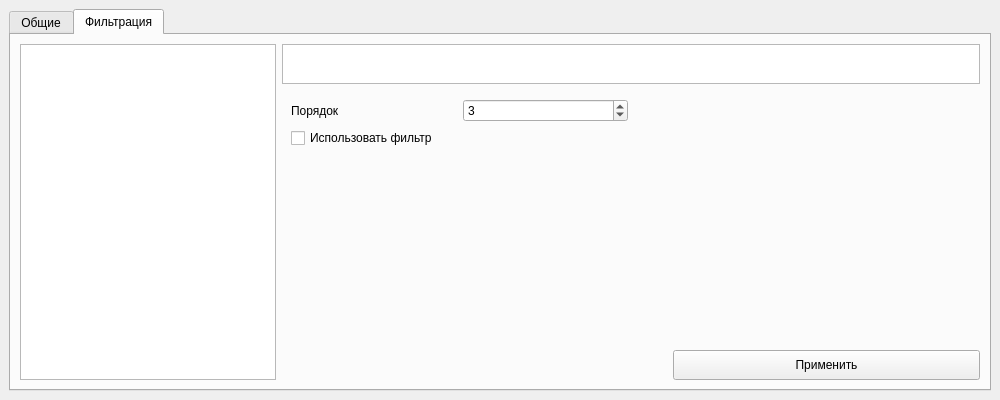
<?xml version="1.0" encoding="UTF-8"?>
<ui version="4.0">
 <class>fsettings</class>
 <widget class="QWidget" name="fsettings">
  <property name="geometry">
   <rect>
    <x>0</x>
    <y>0</y>
    <width>1000</width>
    <height>400</height>
   </rect>
  </property>
  <property name="sizePolicy">
   <sizepolicy hsizetype="Preferred" vsizetype="Preferred">
    <horstretch>80</horstretch>
    <verstretch>45</verstretch>
   </sizepolicy>
  </property>
  <property name="minimumSize">
   <size>
    <width>1000</width>
    <height>400</height>
   </size>
  </property>
  <property name="maximumSize">
   <size>
    <width>1007</width>
    <height>400</height>
   </size>
  </property>
  <property name="windowTitle">
   <string>Настройки</string>
  </property>
  <layout class="QGridLayout" name="gridLayout_13">
   <property name="leftMargin">
    <number>9</number>
   </property>
   <property name="topMargin">
    <number>9</number>
   </property>
   <property name="rightMargin">
    <number>9</number>
   </property>
   <property name="bottomMargin">
    <number>9</number>
   </property>
   <property name="spacing">
    <number>6</number>
   </property>
   <item row="0" column="2">
    <widget class="QTabWidget" name="tw_settings">
     <property name="currentIndex">
      <number>1</number>
     </property>
     <widget class="QWidget" name="tab_common">
      <attribute name="title">
       <string>Общие</string>
      </attribute>
      <layout class="QGridLayout" name="gridLayout_14">
       <item row="2" column="4">
        <widget class="QToolButton" name="tb_common_apply">
         <property name="sizePolicy">
          <sizepolicy hsizetype="MinimumExpanding" vsizetype="MinimumExpanding">
           <horstretch>0</horstretch>
           <verstretch>0</verstretch>
          </sizepolicy>
         </property>
         <property name="minimumSize">
          <size>
           <width>0</width>
           <height>30</height>
          </size>
         </property>
         <property name="maximumSize">
          <size>
           <width>16777215</width>
           <height>30</height>
          </size>
         </property>
         <property name="text">
          <string>Применить</string>
         </property>
        </widget>
       </item>
       <item row="1" column="3" colspan="2">
        <widget class="QGroupBox" name="gb_log">
         <property name="sizePolicy">
          <sizepolicy hsizetype="MinimumExpanding" vsizetype="MinimumExpanding">
           <horstretch>0</horstretch>
           <verstretch>0</verstretch>
          </sizepolicy>
         </property>
         <property name="title">
          <string>Логирование</string>
         </property>
         <layout class="QGridLayout" name="gridLayout">
          <item row="3" column="0" colspan="2">
           <widget class="QCheckBox" name="cb_LOG_DATE">
            <property name="sizePolicy">
             <sizepolicy hsizetype="MinimumExpanding" vsizetype="MinimumExpanding">
              <horstretch>0</horstretch>
              <verstretch>0</verstretch>
             </sizepolicy>
            </property>
            <property name="minimumSize">
             <size>
              <width>30</width>
              <height>15</height>
             </size>
            </property>
            <property name="text">
             <string>Выводить дату и время лога</string>
            </property>
           </widget>
          </item>
          <item row="7" column="0" colspan="2">
           <widget class="QCheckBox" name="cb_PROFILER">
            <property name="sizePolicy">
             <sizepolicy hsizetype="MinimumExpanding" vsizetype="MinimumExpanding">
              <horstretch>0</horstretch>
              <verstretch>0</verstretch>
             </sizepolicy>
            </property>
            <property name="minimumSize">
             <size>
              <width>30</width>
              <height>15</height>
             </size>
            </property>
            <property name="text">
             <string>Профилирование</string>
            </property>
           </widget>
          </item>
          <item row="2" column="0">
           <widget class="QLabel" name="label_5">
            <property name="sizePolicy">
             <sizepolicy hsizetype="MinimumExpanding" vsizetype="MinimumExpanding">
              <horstretch>0</horstretch>
              <verstretch>0</verstretch>
             </sizepolicy>
            </property>
            <property name="minimumSize">
             <size>
              <width>30</width>
              <height>15</height>
             </size>
            </property>
            <property name="text">
             <string>Хранить лог</string>
            </property>
           </widget>
          </item>
          <item row="1" column="0">
           <widget class="QCheckBox" name="cb_LOG_TO_FILE">
            <property name="sizePolicy">
             <sizepolicy hsizetype="MinimumExpanding" vsizetype="MinimumExpanding">
              <horstretch>0</horstretch>
              <verstretch>0</verstretch>
             </sizepolicy>
            </property>
            <property name="minimumSize">
             <size>
              <width>30</width>
              <height>15</height>
             </size>
            </property>
            <property name="text">
             <string>Сохранять лог в файл</string>
            </property>
           </widget>
          </item>
          <item row="1" column="1">
           <widget class="QLineEdit" name="le_FILE">
            <property name="enabled">
             <bool>true</bool>
            </property>
            <property name="minimumSize">
             <size>
              <width>0</width>
              <height>15</height>
             </size>
            </property>
            <property name="maximumSize">
             <size>
              <width>16777215</width>
              <height>30</height>
             </size>
            </property>
            <property name="text">
             <string>log</string>
            </property>
           </widget>
          </item>
          <item row="2" column="1">
           <widget class="QSpinBox" name="sb_LOG_KEEP_DAYS">
            <property name="sizePolicy">
             <sizepolicy hsizetype="MinimumExpanding" vsizetype="MinimumExpanding">
              <horstretch>0</horstretch>
              <verstretch>0</verstretch>
             </sizepolicy>
            </property>
            <property name="minimumSize">
             <size>
              <width>30</width>
              <height>15</height>
             </size>
            </property>
            <property name="maximumSize">
             <size>
              <width>16777215</width>
              <height>30</height>
             </size>
            </property>
            <property name="suffix">
             <string> дней</string>
            </property>
            <property name="maximum">
             <number>250</number>
            </property>
            <property name="value">
             <number>30</number>
            </property>
           </widget>
          </item>
          <item row="0" column="0">
           <widget class="QCheckBox" name="cb_LOG">
            <property name="sizePolicy">
             <sizepolicy hsizetype="MinimumExpanding" vsizetype="MinimumExpanding">
              <horstretch>0</horstretch>
              <verstretch>0</verstretch>
             </sizepolicy>
            </property>
            <property name="minimumSize">
             <size>
              <width>30</width>
              <height>15</height>
             </size>
            </property>
            <property name="text">
             <string>Выводить лог</string>
            </property>
            <property name="checked">
             <bool>true</bool>
            </property>
           </widget>
          </item>
          <item row="0" column="1">
           <widget class="QComboBox" name="cb_LOG_LEVEL">
            <property name="minimumSize">
             <size>
              <width>0</width>
              <height>15</height>
             </size>
            </property>
            <property name="maximumSize">
             <size>
              <width>16777215</width>
              <height>30</height>
             </size>
            </property>
            <property name="currentText">
             <string>DEBUG</string>
            </property>
            <item>
             <property name="text">
              <string>DEBUG</string>
             </property>
            </item>
            <item>
             <property name="text">
              <string>INFO</string>
             </property>
            </item>
            <item>
             <property name="text">
              <string>WARNING</string>
             </property>
            </item>
            <item>
             <property name="text">
              <string>CRITICAL</string>
             </property>
            </item>
            <item>
             <property name="text">
              <string>FATAL</string>
             </property>
            </item>
           </widget>
          </item>
          <item row="8" column="0" colspan="2">
           <widget class="QCheckBox" name="cb_UNITTEST">
            <property name="sizePolicy">
             <sizepolicy hsizetype="MinimumExpanding" vsizetype="MinimumExpanding">
              <horstretch>0</horstretch>
              <verstretch>0</verstretch>
             </sizepolicy>
            </property>
            <property name="minimumSize">
             <size>
              <width>30</width>
              <height>15</height>
             </size>
            </property>
            <property name="text">
             <string>Запускать юнит-тестирование</string>
            </property>
           </widget>
          </item>
         </layout>
        </widget>
       </item>
       <item row="1" column="1">
        <widget class="QGroupBox" name="gb_user">
         <property name="sizePolicy">
          <sizepolicy hsizetype="MinimumExpanding" vsizetype="MinimumExpanding">
           <horstretch>0</horstretch>
           <verstretch>0</verstretch>
          </sizepolicy>
         </property>
         <property name="title">
          <string>Пользовательские настройки</string>
         </property>
         <layout class="QGridLayout" name="gridLayout_11">
          <item row="1" column="0">
           <widget class="QCheckBox" name="cb_ENABLE_CALIBRATION">
            <property name="sizePolicy">
             <sizepolicy hsizetype="MinimumExpanding" vsizetype="MinimumExpanding">
              <horstretch>0</horstretch>
              <verstretch>0</verstretch>
             </sizepolicy>
            </property>
            <property name="minimumSize">
             <size>
              <width>30</width>
              <height>15</height>
             </size>
            </property>
            <property name="text">
             <string>Использовать калибровку</string>
            </property>
            <property name="checked">
             <bool>true</bool>
            </property>
           </widget>
          </item>
          <item row="2" column="0">
           <widget class="QCheckBox" name="cb_ENABLE_SHORTCUTS">
            <property name="sizePolicy">
             <sizepolicy hsizetype="MinimumExpanding" vsizetype="MinimumExpanding">
              <horstretch>0</horstretch>
              <verstretch>0</verstretch>
             </sizepolicy>
            </property>
            <property name="minimumSize">
             <size>
              <width>30</width>
              <height>15</height>
             </size>
            </property>
            <property name="text">
             <string>Клавиши быстрого доступа</string>
            </property>
            <property name="checked">
             <bool>true</bool>
            </property>
           </widget>
          </item>
          <item row="0" column="0">
           <widget class="QCheckBox" name="cb_ENABLE_FILTER">
            <property name="sizePolicy">
             <sizepolicy hsizetype="MinimumExpanding" vsizetype="MinimumExpanding">
              <horstretch>0</horstretch>
              <verstretch>0</verstretch>
             </sizepolicy>
            </property>
            <property name="minimumSize">
             <size>
              <width>30</width>
              <height>15</height>
             </size>
            </property>
            <property name="text">
             <string>Использовать фильтрацию</string>
            </property>
            <property name="checked">
             <bool>true</bool>
            </property>
           </widget>
          </item>
         </layout>
        </widget>
       </item>
       <item row="2" column="3">
        <widget class="QLabel" name="label_6">
         <property name="sizePolicy">
          <sizepolicy hsizetype="Preferred" vsizetype="Preferred">
           <horstretch>0</horstretch>
           <verstretch>0</verstretch>
          </sizepolicy>
         </property>
         <property name="minimumSize">
          <size>
           <width>375</width>
           <height>15</height>
          </size>
         </property>
         <property name="text">
          <string/>
         </property>
        </widget>
       </item>
       <item row="1" column="2">
        <widget class="QGroupBox" name="gb_system">
         <property name="sizePolicy">
          <sizepolicy hsizetype="MinimumExpanding" vsizetype="Minimum">
           <horstretch>0</horstretch>
           <verstretch>0</verstretch>
          </sizepolicy>
         </property>
         <property name="title">
          <string>Системные</string>
         </property>
         <layout class="QGridLayout" name="gridLayout_3">
          <item row="1" column="0">
           <widget class="QLabel" name="label_20">
            <property name="sizePolicy">
             <sizepolicy hsizetype="MinimumExpanding" vsizetype="MinimumExpanding">
              <horstretch>0</horstretch>
              <verstretch>0</verstretch>
             </sizepolicy>
            </property>
            <property name="text">
             <string>Польз. по умолчанию</string>
            </property>
            <property name="wordWrap">
             <bool>true</bool>
            </property>
           </widget>
          </item>
          <item row="1" column="1">
           <widget class="QComboBox" name="cb_INIT_USER_LEVEL">
            <property name="sizePolicy">
             <sizepolicy hsizetype="MinimumExpanding" vsizetype="MinimumExpanding">
              <horstretch>0</horstretch>
              <verstretch>0</verstretch>
             </sizepolicy>
            </property>
            <property name="maximumSize">
             <size>
              <width>16777215</width>
              <height>30</height>
             </size>
            </property>
            <property name="currentText">
             <string>Пользователь</string>
            </property>
            <item>
             <property name="text">
              <string>Пользователь</string>
             </property>
            </item>
            <item>
             <property name="text">
              <string>Администратор</string>
             </property>
            </item>
            <item>
             <property name="text">
              <string>Разработчик</string>
             </property>
            </item>
           </widget>
          </item>
          <item row="4" column="0">
           <widget class="QLabel" name="label_27">
            <property name="sizePolicy">
             <sizepolicy hsizetype="MinimumExpanding" vsizetype="MinimumExpanding">
              <horstretch>0</horstretch>
              <verstretch>0</verstretch>
             </sizepolicy>
            </property>
            <property name="text">
             <string/>
            </property>
            <property name="wordWrap">
             <bool>true</bool>
            </property>
           </widget>
          </item>
          <item row="5" column="0" colspan="2">
           <widget class="QToolButton" name="tb_set_default_geometry">
            <property name="sizePolicy">
             <sizepolicy hsizetype="MinimumExpanding" vsizetype="MinimumExpanding">
              <horstretch>0</horstretch>
              <verstretch>0</verstretch>
             </sizepolicy>
            </property>
            <property name="minimumSize">
             <size>
              <width>0</width>
              <height>30</height>
             </size>
            </property>
            <property name="maximumSize">
             <size>
              <width>16777215</width>
              <height>30</height>
             </size>
            </property>
            <property name="text">
             <string>Задать внешний вид по умолчанию</string>
            </property>
           </widget>
          </item>
          <item row="2" column="0" colspan="2">
           <widget class="QCheckBox" name="cb_DEBUG_MSG">
            <property name="sizePolicy">
             <sizepolicy hsizetype="MinimumExpanding" vsizetype="MinimumExpanding">
              <horstretch>0</horstretch>
              <verstretch>0</verstretch>
             </sizepolicy>
            </property>
            <property name="minimumSize">
             <size>
              <width>30</width>
              <height>15</height>
             </size>
            </property>
            <property name="text">
             <string>Отладочные сообщения</string>
            </property>
            <property name="checked">
             <bool>true</bool>
            </property>
           </widget>
          </item>
          <item row="3" column="0" colspan="2">
           <widget class="QCheckBox" name="cb_DEBUG_MSG_INTERFACES">
            <property name="sizePolicy">
             <sizepolicy hsizetype="MinimumExpanding" vsizetype="MinimumExpanding">
              <horstretch>0</horstretch>
              <verstretch>0</verstretch>
             </sizepolicy>
            </property>
            <property name="minimumSize">
             <size>
              <width>30</width>
              <height>15</height>
             </size>
            </property>
            <property name="text">
             <string>Отладочные сообщения интерфейсов</string>
            </property>
            <property name="checked">
             <bool>true</bool>
            </property>
           </widget>
          </item>
         </layout>
        </widget>
       </item>
      </layout>
     </widget>
     <widget class="QWidget" name="tab_filters">
      <attribute name="title">
       <string>Фильтрация</string>
      </attribute>
      <layout class="QGridLayout" name="gridLayout_7">
       <item row="3" column="1">
        <widget class="QLabel" name="label_3">
         <property name="minimumSize">
          <size>
           <width>385</width>
           <height>0</height>
          </size>
         </property>
         <property name="text">
          <string/>
         </property>
        </widget>
       </item>
       <item row="3" column="2">
        <widget class="QToolButton" name="tb_filter_apply">
         <property name="sizePolicy">
          <sizepolicy hsizetype="MinimumExpanding" vsizetype="MinimumExpanding">
           <horstretch>0</horstretch>
           <verstretch>0</verstretch>
          </sizepolicy>
         </property>
         <property name="minimumSize">
          <size>
           <width>0</width>
           <height>30</height>
          </size>
         </property>
         <property name="maximumSize">
          <size>
           <width>16777215</width>
           <height>30</height>
          </size>
         </property>
         <property name="text">
          <string>Применить</string>
         </property>
        </widget>
       </item>
       <item row="1" column="0" rowspan="3">
        <widget class="QListWidget" name="lw_items">
         <property name="sizePolicy">
          <sizepolicy hsizetype="Preferred" vsizetype="MinimumExpanding">
           <horstretch>0</horstretch>
           <verstretch>0</verstretch>
          </sizepolicy>
         </property>
        </widget>
       </item>
       <item row="1" column="1" colspan="2">
        <widget class="QListWidget" name="lw_filter_type">
         <property name="sizePolicy">
          <sizepolicy hsizetype="MinimumExpanding" vsizetype="MinimumExpanding">
           <horstretch>0</horstretch>
           <verstretch>0</verstretch>
          </sizepolicy>
         </property>
         <property name="maximumSize">
          <size>
           <width>16777215</width>
           <height>40</height>
          </size>
         </property>
         <property name="verticalScrollBarPolicy">
          <enum>Qt::ScrollBarAlwaysOff</enum>
         </property>
         <property name="horizontalScrollBarPolicy">
          <enum>Qt::ScrollBarAlwaysOff</enum>
         </property>
         <property name="sizeAdjustPolicy">
          <enum>QAbstractScrollArea::AdjustToContents</enum>
         </property>
         <property name="textElideMode">
          <enum>Qt::ElideLeft</enum>
         </property>
         <property name="movement">
          <enum>QListView::Static</enum>
         </property>
         <property name="flow">
          <enum>QListView::LeftToRight</enum>
         </property>
         <property name="viewMode">
          <enum>QListView::ListMode</enum>
         </property>
        </widget>
       </item>
       <item row="2" column="1" colspan="2">
        <widget class="QStackedWidget" name="sw_filter_type">
         <property name="currentIndex">
          <number>2</number>
         </property>
         <widget class="QWidget" name="sw_filter_mao">
          <layout class="QGridLayout" name="gridLayout_17">
           <item row="1" column="4">
            <widget class="QLabel" name="label_39">
             <property name="sizePolicy">
              <sizepolicy hsizetype="Preferred" vsizetype="Preferred">
               <horstretch>0</horstretch>
               <verstretch>0</verstretch>
              </sizepolicy>
             </property>
             <property name="minimumSize">
              <size>
               <width>30</width>
               <height>15</height>
              </size>
             </property>
             <property name="text">
              <string/>
             </property>
            </widget>
           </item>
           <item row="1" column="3">
            <widget class="QLabel" name="label_38">
             <property name="sizePolicy">
              <sizepolicy hsizetype="Preferred" vsizetype="Preferred">
               <horstretch>0</horstretch>
               <verstretch>0</verstretch>
              </sizepolicy>
             </property>
             <property name="minimumSize">
              <size>
               <width>30</width>
               <height>15</height>
              </size>
             </property>
             <property name="text">
              <string/>
             </property>
            </widget>
           </item>
           <item row="3" column="2">
            <spacer name="verticalSpacer_3">
             <property name="orientation">
              <enum>Qt::Vertical</enum>
             </property>
             <property name="sizeType">
              <enum>QSizePolicy::Expanding</enum>
             </property>
             <property name="sizeHint" stdset="0">
              <size>
               <width>20</width>
               <height>20</height>
              </size>
             </property>
            </spacer>
           </item>
           <item row="1" column="2">
            <widget class="QSpinBox" name="sb_mao">
             <property name="sizePolicy">
              <sizepolicy hsizetype="Preferred" vsizetype="Preferred">
               <horstretch>0</horstretch>
               <verstretch>0</verstretch>
              </sizepolicy>
             </property>
             <property name="minimumSize">
              <size>
               <width>30</width>
               <height>15</height>
              </size>
             </property>
             <property name="suffix">
              <string> отсчетов</string>
             </property>
             <property name="maximum">
              <number>5000</number>
             </property>
             <property name="value">
              <number>30</number>
             </property>
            </widget>
           </item>
           <item row="1" column="0">
            <widget class="QLabel" name="label_7">
             <property name="sizePolicy">
              <sizepolicy hsizetype="Preferred" vsizetype="Preferred">
               <horstretch>0</horstretch>
               <verstretch>0</verstretch>
              </sizepolicy>
             </property>
             <property name="minimumSize">
              <size>
               <width>30</width>
               <height>15</height>
              </size>
             </property>
             <property name="text">
              <string>Размер окна</string>
             </property>
            </widget>
           </item>
           <item row="2" column="0">
            <widget class="QCheckBox" name="cb_mao">
             <property name="sizePolicy">
              <sizepolicy hsizetype="Preferred" vsizetype="Preferred">
               <horstretch>0</horstretch>
               <verstretch>0</verstretch>
              </sizepolicy>
             </property>
             <property name="minimumSize">
              <size>
               <width>30</width>
               <height>15</height>
              </size>
             </property>
             <property name="text">
              <string>Использовать фильтр</string>
             </property>
            </widget>
           </item>
          </layout>
         </widget>
         <widget class="QWidget" name="sw_filter_aa">
          <layout class="QGridLayout" name="gridLayout_16">
           <item row="1" column="0">
            <widget class="QLabel" name="label_9">
             <property name="sizePolicy">
              <sizepolicy hsizetype="Preferred" vsizetype="Preferred">
               <horstretch>0</horstretch>
               <verstretch>0</verstretch>
              </sizepolicy>
             </property>
             <property name="minimumSize">
              <size>
               <width>30</width>
               <height>15</height>
              </size>
             </property>
             <property name="text">
              <string>Порог разности</string>
             </property>
            </widget>
           </item>
           <item row="1" column="3">
            <widget class="QLabel" name="label_36">
             <property name="sizePolicy">
              <sizepolicy hsizetype="Preferred" vsizetype="Preferred">
               <horstretch>0</horstretch>
               <verstretch>0</verstretch>
              </sizepolicy>
             </property>
             <property name="minimumSize">
              <size>
               <width>30</width>
               <height>15</height>
              </size>
             </property>
             <property name="text">
              <string/>
             </property>
            </widget>
           </item>
           <item row="5" column="1">
            <spacer name="verticalSpacer_2">
             <property name="orientation">
              <enum>Qt::Vertical</enum>
             </property>
             <property name="sizeType">
              <enum>QSizePolicy::Expanding</enum>
             </property>
             <property name="sizeHint" stdset="0">
              <size>
               <width>20</width>
               <height>20</height>
              </size>
             </property>
            </spacer>
           </item>
           <item row="1" column="4">
            <widget class="QLabel" name="label_37">
             <property name="sizePolicy">
              <sizepolicy hsizetype="Preferred" vsizetype="Preferred">
               <horstretch>0</horstretch>
               <verstretch>0</verstretch>
              </sizepolicy>
             </property>
             <property name="minimumSize">
              <size>
               <width>30</width>
               <height>15</height>
              </size>
             </property>
             <property name="text">
              <string/>
             </property>
            </widget>
           </item>
           <item row="2" column="0">
            <widget class="QLabel" name="label_32">
             <property name="sizePolicy">
              <sizepolicy hsizetype="Preferred" vsizetype="Preferred">
               <horstretch>0</horstretch>
               <verstretch>0</verstretch>
              </sizepolicy>
             </property>
             <property name="minimumSize">
              <size>
               <width>30</width>
               <height>15</height>
              </size>
             </property>
             <property name="text">
              <string>&quot;Быстрый&quot; коэффициент</string>
             </property>
            </widget>
           </item>
           <item row="3" column="0">
            <widget class="QLabel" name="label_33">
             <property name="sizePolicy">
              <sizepolicy hsizetype="Preferred" vsizetype="Preferred">
               <horstretch>0</horstretch>
               <verstretch>0</verstretch>
              </sizepolicy>
             </property>
             <property name="minimumSize">
              <size>
               <width>30</width>
               <height>15</height>
              </size>
             </property>
             <property name="text">
              <string>&quot;Медленный&quot; коэффициент</string>
             </property>
            </widget>
           </item>
           <item row="2" column="1">
            <widget class="QDoubleSpinBox" name="dsb_aa_fast">
             <property name="sizePolicy">
              <sizepolicy hsizetype="Preferred" vsizetype="Preferred">
               <horstretch>0</horstretch>
               <verstretch>0</verstretch>
              </sizepolicy>
             </property>
             <property name="minimumSize">
              <size>
               <width>30</width>
               <height>15</height>
              </size>
             </property>
             <property name="maximum">
              <double>999.990000000000009</double>
             </property>
             <property name="singleStep">
              <double>0.010000000000000</double>
             </property>
             <property name="value">
              <double>1.000000000000000</double>
             </property>
            </widget>
           </item>
           <item row="1" column="1">
            <widget class="QDoubleSpinBox" name="dsb_aa_gap">
             <property name="sizePolicy">
              <sizepolicy hsizetype="Preferred" vsizetype="Preferred">
               <horstretch>0</horstretch>
               <verstretch>0</verstretch>
              </sizepolicy>
             </property>
             <property name="minimumSize">
              <size>
               <width>30</width>
               <height>15</height>
              </size>
             </property>
             <property name="maximum">
              <double>999.990000000000009</double>
             </property>
             <property name="singleStep">
              <double>0.010000000000000</double>
             </property>
             <property name="value">
              <double>5.000000000000000</double>
             </property>
            </widget>
           </item>
           <item row="3" column="1">
            <widget class="QDoubleSpinBox" name="dsb_aa_slow">
             <property name="sizePolicy">
              <sizepolicy hsizetype="Preferred" vsizetype="Preferred">
               <horstretch>0</horstretch>
               <verstretch>0</verstretch>
              </sizepolicy>
             </property>
             <property name="minimumSize">
              <size>
               <width>30</width>
               <height>15</height>
              </size>
             </property>
             <property name="maximum">
              <double>999.990000000000009</double>
             </property>
             <property name="singleStep">
              <double>0.010000000000000</double>
             </property>
             <property name="value">
              <double>0.100000000000000</double>
             </property>
            </widget>
           </item>
           <item row="4" column="0">
            <widget class="QCheckBox" name="cb_aa">
             <property name="sizePolicy">
              <sizepolicy hsizetype="Preferred" vsizetype="Preferred">
               <horstretch>0</horstretch>
               <verstretch>0</verstretch>
              </sizepolicy>
             </property>
             <property name="minimumSize">
              <size>
               <width>30</width>
               <height>15</height>
              </size>
             </property>
             <property name="text">
              <string>Использовать фильтр</string>
             </property>
            </widget>
           </item>
          </layout>
         </widget>
         <widget class="QWidget" name="sw_filter_median">
          <layout class="QGridLayout" name="gridLayout_15">
           <item row="2" column="0">
            <widget class="QLabel" name="label_10">
             <property name="sizePolicy">
              <sizepolicy hsizetype="Preferred" vsizetype="Preferred">
               <horstretch>0</horstretch>
               <verstretch>0</verstretch>
              </sizepolicy>
             </property>
             <property name="minimumSize">
              <size>
               <width>30</width>
               <height>15</height>
              </size>
             </property>
             <property name="text">
              <string>Порядок</string>
             </property>
            </widget>
           </item>
           <item row="2" column="3">
            <widget class="QLabel" name="label_35">
             <property name="sizePolicy">
              <sizepolicy hsizetype="Preferred" vsizetype="Preferred">
               <horstretch>0</horstretch>
               <verstretch>0</verstretch>
              </sizepolicy>
             </property>
             <property name="minimumSize">
              <size>
               <width>30</width>
               <height>15</height>
              </size>
             </property>
             <property name="text">
              <string/>
             </property>
            </widget>
           </item>
           <item row="3" column="0">
            <widget class="QCheckBox" name="cb_median">
             <property name="sizePolicy">
              <sizepolicy hsizetype="Preferred" vsizetype="Preferred">
               <horstretch>0</horstretch>
               <verstretch>0</verstretch>
              </sizepolicy>
             </property>
             <property name="minimumSize">
              <size>
               <width>30</width>
               <height>15</height>
              </size>
             </property>
             <property name="text">
              <string>Использовать фильтр</string>
             </property>
            </widget>
           </item>
           <item row="2" column="1">
            <widget class="QSpinBox" name="sb_median">
             <property name="sizePolicy">
              <sizepolicy hsizetype="Preferred" vsizetype="Preferred">
               <horstretch>0</horstretch>
               <verstretch>0</verstretch>
              </sizepolicy>
             </property>
             <property name="minimumSize">
              <size>
               <width>30</width>
               <height>15</height>
              </size>
             </property>
             <property name="suffix">
              <string/>
             </property>
             <property name="maximum">
              <number>300</number>
             </property>
             <property name="value">
              <number>3</number>
             </property>
            </widget>
           </item>
           <item row="2" column="2">
            <widget class="QLabel" name="label_34">
             <property name="sizePolicy">
              <sizepolicy hsizetype="Preferred" vsizetype="Preferred">
               <horstretch>0</horstretch>
               <verstretch>0</verstretch>
              </sizepolicy>
             </property>
             <property name="minimumSize">
              <size>
               <width>30</width>
               <height>15</height>
              </size>
             </property>
             <property name="text">
              <string/>
             </property>
            </widget>
           </item>
           <item row="4" column="0">
            <spacer name="verticalSpacer">
             <property name="orientation">
              <enum>Qt::Vertical</enum>
             </property>
             <property name="sizeType">
              <enum>QSizePolicy::Expanding</enum>
             </property>
             <property name="sizeHint" stdset="0">
              <size>
               <width>20</width>
               <height>20</height>
              </size>
             </property>
            </spacer>
           </item>
          </layout>
         </widget>
        </widget>
       </item>
      </layout>
     </widget>
    </widget>
   </item>
  </layout>
 </widget>
 <resources/>
 <connections/>
</ui>
